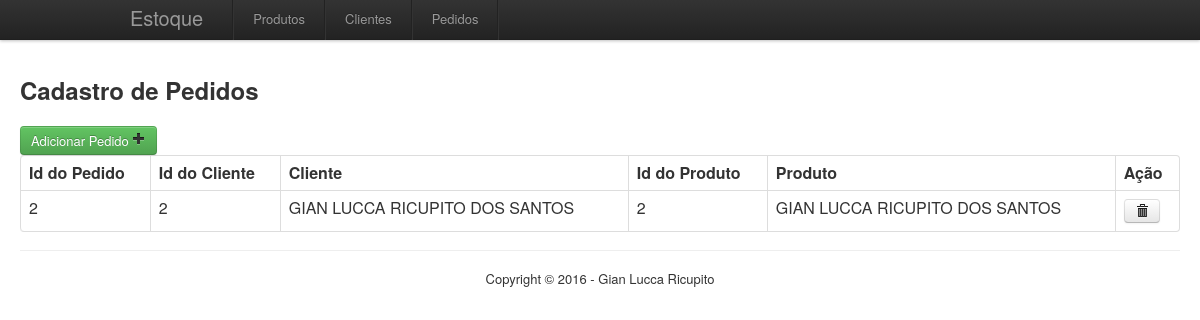
The app's page /pedidoListar.php with its own data.
### tables this page shows
CREATE TABLE IF NOT EXISTS `pedido` (
  `id_pedido` int(50) NOT NULL,
  `id_produto` int(50) NOT NULL,
  `id_cliente` int(50) NOT NULL
);

CREATE TABLE IF NOT EXISTS `cliente` (
  `id` int(50) NOT NULL,
  `email_cliente` varchar(100) NOT NULL,
  `nome_cliente` varchar(100) NOT NULL,
  `telefone_cliente` text NOT NULL
);

CREATE TABLE IF NOT EXISTS `produto` (
  `id` int(50) NOT NULL,
  `nome_produto` varchar(100) NOT NULL,
  `descricao_produto` varchar(100) NOT NULL,
  `preco_produto` varchar(100) NOT NULL
);

### pedidoListar.php (the view, shortened to what this page needs)
<?php
include "includes/header.php";
$sql = mysql_query("SELECT `pedido`.*, `produto`.`nome_produto`, `cliente`.`nome_cliente` FROM `pedido`
	LEFT JOIN `produto` ON `pedido`.`id_produto` = `produto`.`id`
    LEFT JOIN `cliente` ON `pedido`.`id_cliente` = `cliente`.`id`");
?>
<h2>Cadastro de Pedidos</h2><br>
<a href="pedidoAdd.php" class="btn btn-success">Adicionar Pedido <i class="icon-plus icon-black"></i></a>
<table class="table table-bordered">
	<thead>
		<th>Id do Pedido</th>
		<th>Id do Cliente</th>
		<th>Cliente</th>
		<th>Id do Produto</th>
		<th>Produto</th>
		<th>Ação</th>
	</thead>
	<tbody>
		<?php
			while($pedido = mysql_fetch_assoc($sql)) {
		?>
		<tr>
			<td><?php echo $pedido['id_pedido']; ?></td>
			<td><?php echo $pedido['id_cliente']; ?></td>
			<td><?php echo $pedido['nome_cliente']; ?></td>
			<td><?php echo $pedido['id_produto']; ?></td>
			<td><?php echo $pedido['nome_produto']; ?></td>
			<td>
				<a href="pedidoDel.php?id=<?php echo $pedido['id_pedido'];?>" onclick="return confirmacao();" class="btn"><i class="icon-trash"></i> </a>
			</td>
		</tr>
		<?php }
		if ( $row == 0 ){ echo "<tr><td colspan='6'>Nenhum pedido encontrado.</td></tr>"; } ?>
	</tbody>
</table>
<?php
include "includes/footer.php";
?>

### records on screen
pedido: id_pedido "2", id_cliente "2", id_cliente.nome_cliente "GIAN LUCCA RICUPITO DOS SANTOS", id_produto "2", id_produto.nome_produto "GIAN LUCCA RICUPITO DOS SANTOS"
